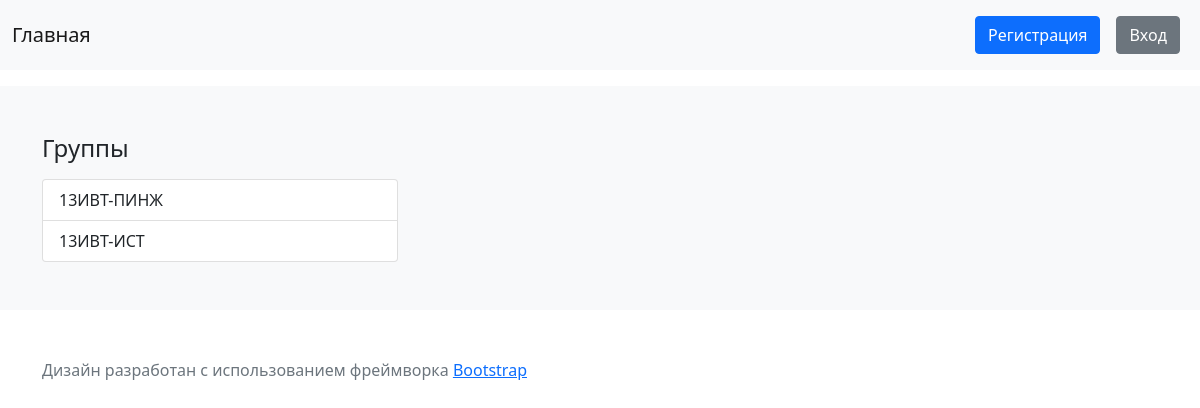
Page /teacher_office/ on the earlier database version.
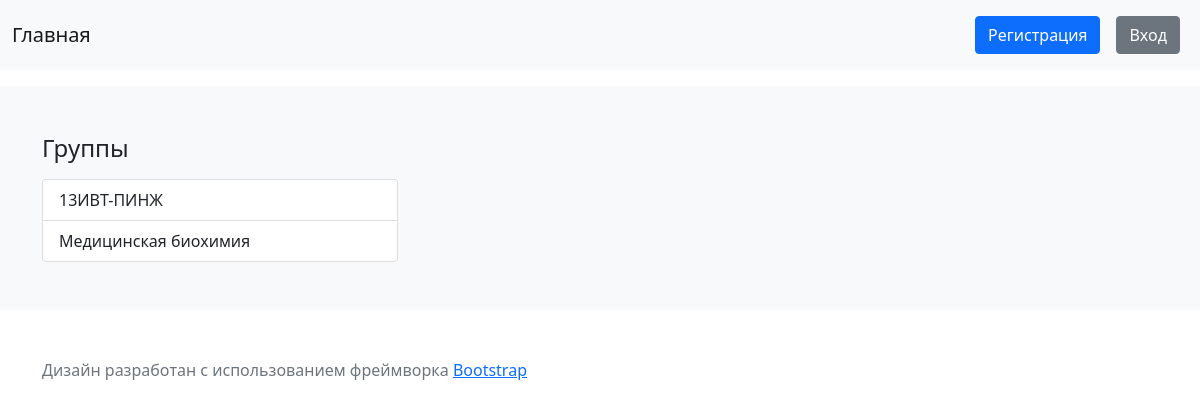
Same page on the later database version.
### classroom/models.py (models this page shows, shortened)
class Group(models.Model):
    title = models.CharField(max_length=100, verbose_name='Группа')
    slug = models.SlugField(db_index=True, unique=True, help_text='Адрес страницы', verbose_name='ЧПУ')
    description = models.TextField(blank=True, help_text='Необязательно к заполнению', verbose_name='Описание')
    created = models.DateTimeField(auto_now_add=True, verbose_name='Дата добавления')
    students = models.ManyToManyField(User, related_name='group_joined', verbose_name='Студенты')
    class Meta:
        verbose_name = 'Группа'
        verbose_name_plural = 'Группы'

### classroom/views.py (the view)
# urls.py: path('teacher_office/', showTeacherOffice, name='teacher_office'),
def showTeacherOffice(request):
    groups = Group.objects.all()
    courses = Course.objects.all()
    context = {'groups': groups, 'courses': courses}
    return render(request, 'classroom/teacher_office.html', context)

### classroom/models.py (called while the page is built)
    def __str__(self):
        return self.title

### quiz/templatetags/user_tags.py (called while the page is built)
@register.filter('has_group')
def has_group(user, groups_name):
    return user.is_active and user.is_superuser or bool(user.groups.filter(name__in=groups_name))

### templates/classroom/teacher_office.html (shortened to what this page needs)
{% extends 'base.html' %}
{% block content %}
    <h4> Группы </h4>
    <div class="row mt-3">
        <div class="col-4">
            <div class="list-group" id="list-tab" role="tablist">
                {% for group in groups %}
                    <a class="list-group-item list-group-item-action"
                       id="module_{{ group.id }}"
                       data-bs-toggle="list"
                       href="#_{{ group.id }}"
                       role="tab"
                       aria-controls="{{ group.course.title }}_{{ group.id }}">
                        {{ group.title }}
                    </a>
                {% endfor %}
            </div>
        </div>
        <div class="col-8">
        </div>
    </div>
{% endblock %}

Differences in the rows shown:
changed Group: title "13ИВТ-ИСТ" → "Медицинская биохимия"
